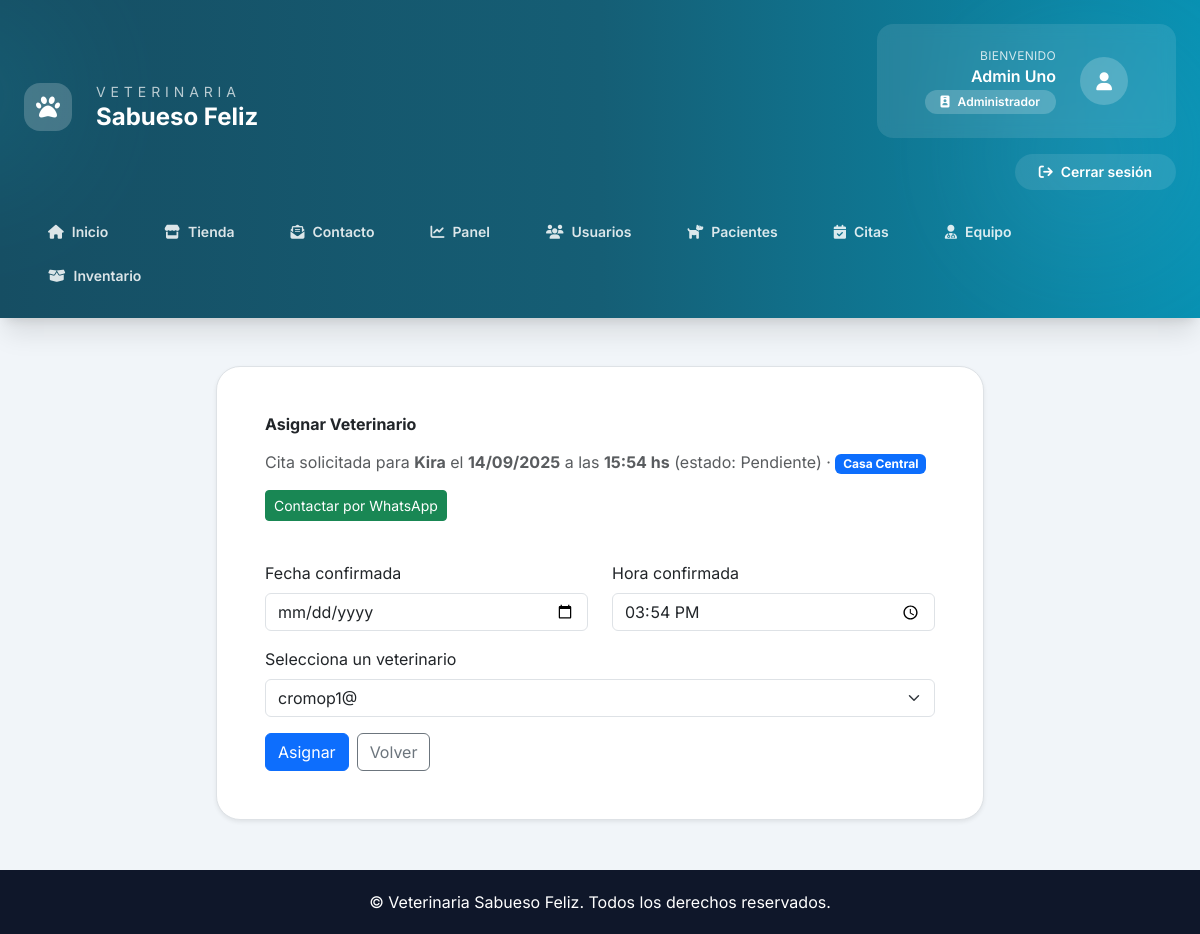
Screenshot of /cita/5/asignar-vet/ (signed in) with the database file from the repository.
### Core/models.py (models this page shows, shortened)
class User(AbstractUser):
    ROLES = (
        ("ADMIN", "Administrador"),
        ("VET", "Veterinario"),
        ("ADMIN_OP", "Administrativo"),
        ("OWNER", "Propietario"),
    )
    rol = models.CharField(max_length=20, choices=ROLES)
    telefono = models.CharField(max_length=20, blank=True)
    direccion = models.CharField(max_length=200, blank=True)
    activo = models.BooleanField(default=True)
    avatar = models.ImageField(upload_to="avatars/", blank=True, null=True)
    especialidad = models.CharField(max_length=100, blank=True)  # para veterinarios
    sucursal = models.ForeignKey(
        Sucursal,
        on_delete=models.SET_NULL,
        null=True,
        blank=True,
        related_name="usuarios",
    )

class Cita(models.Model):
    ESTADOS = (
        ("pendiente", "Pendiente"),
        ("programada", "Programada"),
        ("atendida", "Atendida"),
        ("cancelada", "Cancelada"),
    )
    TIPOS = (
        ("consulta", "Consulta"),
        ("vacunacion", "Vacunación"),
        ("cirugia", "Cirugía"),
    )
    paciente = models.ForeignKey(Paciente, on_delete=models.CASCADE)
    veterinario = models.ForeignKey(
        User,
        limit_choices_to={"rol": "VET"},
        on_delete=models.SET_NULL,
        null=True,
        blank=True,
    )
    sucursal = models.ForeignKey(
        Sucursal,
        on_delete=models.PROTECT,
        related_name="citas",
    )
    fecha_solicitada = models.DateField(default=timezone.now)
    fecha_hora = models.DateTimeField(blank=True, null=True)
    duracion = models.IntegerField(default=30)  # duración en minutos
    tipo = models.CharField(max_length=50, choices=TIPOS, default="consulta")
    estado = models.CharField(max_length=20, choices=ESTADOS, default="pendiente")
    notas = models.TextField(blank=True)
    farmacos_utilizados = models.ManyToManyField(
        "Farmaco",
        blank=True,
        related_name="citas_utilizadas",
        through="CitaFarmaco",
        through_fields=("cita", "farmaco"),
        help_text="Medicamentos del inventario utilizados durante la atención.",
    )
    def telefono_contacto(self) -> str:
        propietario = self.paciente.propietario
        telefono = propietario.telefono or propietario.user.telefono or ""
        telefono = telefono.strip()
        if not telefono:
            return ""
        return "".join(ch for ch in telefono if ch.isdigit())
    def mensaje_whatsapp(self) -> str:
        propietario = self.paciente.propietario.user
        nombre = propietario.get_full_name() or propietario.username
        fecha = self.fecha_solicitada.strftime("%d/%m/%Y")
        return (
            f"Hola {nombre}, te saludamos de Sabueso Feliz. "
            f"¿Podemos coordinar el horario para la cita de {self.paciente.nombre} del {fecha}?"
        )

class Paciente(models.Model):
    nombre = models.CharField(max_length=100)
    especie = models.CharField(max_length=50)
    raza = models.CharField(max_length=50, blank=True)
    sexo = models.CharField(max_length=10)
    fecha_nacimiento = models.DateField()
    propietario = models.ForeignKey(Propietario, on_delete=models.CASCADE)
    vacunas = models.TextField(blank=True)
    alergias = models.TextField(blank=True)
    foto = models.ImageField(upload_to="pacientes/", blank=True, null=True)

class Sucursal(models.Model):
    nombre = models.CharField(max_length=150, unique=True)
    direccion = models.CharField(max_length=255)
    ciudad = models.CharField(max_length=120, blank=True)
    telefono = models.CharField(max_length=30, blank=True)
    imagen = models.ImageField(upload_to="sucursales/", blank=True, null=True)
    class Meta:
        ordering = ["nombre"]

### Core/views.py (the view, shortened to what this page needs)
# urls.py: path('cita/<int:cita_id>/asignar-vet/', views.asignar_veterinario_cita, name='asignar_veterinario_cita'),
@login_required
def asignar_veterinario_cita(request, cita_id):
    if request.user.rol not in {"ADMIN", "ADMIN_OP"}:
        messages.error(request, "No tienes permiso para asignar veterinarios a las citas.")
        return redirect("dashboard")
    cita = get_object_or_404(
        _filtrar_por_sucursal(Cita.objects.all(), request.user),
        id=cita_id,
    )
    veterinarios = _veterinarios_activos(cita.sucursal)
    return render(
        request,
        "core/asignar_veterinario.html",
        {"cita": cita, "veterinarios": veterinarios},
    )

### Core/views.py (called while the page is built, shortened)
def _filtrar_por_sucursal(queryset, user, field_name="sucursal"):
    if getattr(user, "is_superuser", False):
        return queryset

def _veterinarios_activos(sucursal=None):
    queryset = User.objects.filter(rol="VET", activo=True, is_active=True)
    if sucursal is not None:
        queryset = queryset.filter(sucursal=sucursal)
    return queryset.order_by("first_name", "last_name", "username")

### Core/templates/core/asignar_veterinario.html (shortened to what this page needs)
{% extends "core/base.html" %}
{% block main_class %}container my-5{% endblock %}
{% block content %}
<div class="mx-auto max-w-3xl bg-white p-5 p-md-6 rounded-3xl shadow-sm border border-slate-200">
    <h2 class="fw-bold mb-3">Asignar Veterinario</h2>
    <p class="text-muted mb-3">
        Cita solicitada para <strong>{{ cita.paciente.nombre }}</strong> el
        <strong>{{ cita.fecha_solicitada|date:"d/m/Y" }}</strong>
        {% if cita.fecha_hora %}
            a las <strong>{{ cita.fecha_hora|date:"H:i" }} hs</strong>
        {% else %}
            <span class="badge text-bg-warning">Horario sin confirmar</span>
        {% endif %}
        (estado: {{ cita.get_estado_display }})
        · <span class="badge text-bg-primary">{{ cita.sucursal.nombre }}</span>
    </p>
    {% with telefono=cita.telefono_contacto %}
        {% if telefono %}
            <a href="https://wa.me/{{ telefono }}?text={{ cita.mensaje_whatsapp|urlencode }}"
               target="_blank" class="btn btn-success btn-sm mb-3">
                Contactar por WhatsApp
            </a>
        {% endif %}
    {% endwith %}
    <form method="POST" class="mt-4">
        <div class="row">
            <div class="col-md-6 mb-3">
                <label for="fecha" class="form-label">Fecha confirmada</label>
                <input type="date" name="fecha" id="fecha" class="form-control"
                       value="{{ cita.fecha_hora|date:'Y-m-d'|default:cita.fecha_solicitada|date:'Y-m-d' }}" required>
            </div>
            <div class="col-md-6 mb-3">
                <label for="hora" class="form-label">Hora confirmada</label>
                <input type="time" name="hora" id="hora" class="form-control"
                       value="{{ cita.fecha_hora|date:'H:i' }}" required>
            </div>
        </div>
        <div class="mb-3">
            <label for="veterinario" class="form-label">Selecciona un veterinario</label>
            <select name="veterinario" id="veterinario" class="form-select" required>
                {% for vet in veterinarios %}
                    <option value="{{ vet.id }}" {% if cita.veterinario == vet %}selected{% endif %}>
                        {{ vet.get_full_name|default:vet.username }}
                    </option>
                {% endfor %}
            </select>
        </div>
        <div class="d-flex gap-2">
            <button type="submit" class="btn btn-primary">Asignar</button>
            <a href="{% url 'listar_citas_admin' %}" class="btn btn-outline-secondary">Volver</a>
        </div>
    </form>
</div>
{% endblock %}

### Core/templates/core/partials/header.html (shortened to what this page needs)
{% with current=request.resolver_match.url_name %}
<header class="relative overflow-hidden bg-gradient-to-r from-cyan-900 via-cyan-800 to-cyan-600 text-white shadow-xl">
    <div class="pointer-events-none absolute inset-0 opacity-20">
        <div class="absolute -left-32 top-0 h-48 w-48 rounded-full bg-cyan-400/60 blur-3xl"></div>
        <div class="absolute right-0 top-10 h-56 w-56 rounded-full bg-sky-300/50 blur-3xl"></div>
    </div>
    <div class="relative z-10 max-w-7xl mx-auto px-4 sm:px-6 lg:px-8 py-6">
        <div class="flex flex-col gap-6">
            <div class="flex flex-col gap-4 lg:flex-row lg:items-center lg:justify-between">
                <div class="flex items-center gap-4">
                    <div class="flex h-12 w-12 items-center justify-center rounded-2xl bg-white/20">
                        <i class="fas fa-paw text-2xl"></i>
                    </div>
                    <div>
                        <p class="text-sm uppercase tracking-[0.35em] text-white/70">Veterinaria</p>
                        <a href="{% url 'landing' %}" class="text-2xl font-bold leading-tight text-white hover:text-cyan-100">
                            Sabueso Feliz
                        </a>
                    </div>
                </div>
                {% if request.user.is_authenticated %}
                    <div class="flex flex-col gap-3 text-white lg:items-end">
                        <div class="flex items-center gap-4 rounded-2xl bg-white/10 px-5 py-4 backdrop-blur">
                            <div class="text-right">
                                <p class="text-xs uppercase tracking-wide text-white/80">Bienvenido</p>
                                <p class="font-semibold">{{ request.user.get_full_name|default:request.user.username }}</p>
                                <span class="inline-flex items-center gap-2 rounded-full bg-white/20 px-3 py-1 text-xs font-semibold">
                                    <i class="fas fa-id-badge"></i>
                                    {{ request.user.get_rol_display }}
                                </span>
                            </div>
                            <div class="flex h-12 w-12 items-center justify-center rounded-full bg-white/20">
                                <i class="fas fa-user text-lg"></i>
                            </div>
                        </div>
                        <div class="flex flex-wrap items-center justify-end gap-2">
                            <a href="{% url 'logout' %}"
                               class="inline-flex items-center gap-2 rounded-full bg-white/10 px-4 py-2 text-sm font-semibold transition hover:bg-white/20">
                                <i class="fas fa-arrow-right-from-bracket"></i>
                                Cerrar sesión
                            </a>
                        </div>
                    </div>
                {% endif %}
            </div>
            <nav class="flex flex-wrap items-center gap-2">
                <a href="{% url 'landing' %}"
                   class="rounded-full px-4 py-2 text-sm font-semibold transition-colors {% if current == 'landing' %}bg-white text-cyan-900 shadow{% else %}text-white/85 hover:bg-white/10{% endif %}">
                    <i class="fas fa-home mr-2"></i>Inicio
                </a>
                <a href="{% url 'tienda' %}"
                   class="rounded-full px-4 py-2 text-sm font-semibold transition-colors {% if current == 'tienda' or current == 'detalle_producto' %}bg-white text-cyan-900 shadow{% else %}text-white/85 hover:bg-white/10{% endif %}">
                    <i class="fas fa-store mr-2"></i>Tienda
                </a>
                <a href="{% url 'contacto' %}"
                   class="rounded-full px-4 py-2 text-sm font-semibold transition-colors {% if current == 'contacto' %}bg-white text-cyan-900 shadow{% else %}text-white/85 hover:bg-white/10{% endif %}">
                    <i class="fas fa-envelope-open-text mr-2"></i>Contacto
                </a>
                {% if request.user.is_authenticated %}
                    <a href="{% url 'dashboard' %}"
                       class="rounded-full px-4 py-2 text-sm font-semibold transition-colors {% if current == 'dashboard' %}bg-white text-cyan-900 shadow{% else %}text-white/85 hover:bg-white/10{% endif %}">
                        <i class="fas fa-chart-line mr-2"></i>Panel
                    </a>
                    {% if request.user.rol == "ADMIN" or request.user.rol == "ADMIN_OP" %}
                        <a href="{% url 'listar_usuarios' %}"
                           class="rounded-full px-4 py-2 text-sm font-semibold transition-colors {% if current == 'listar_usuarios' %}bg-white text-cyan-900 shadow{% else %}text-white/85 hover:bg-white/10{% endif %}">
                            <i class="fas fa-users mr-2"></i>Usuarios
                        </a>
                        <a href="{% url 'listar_pacientes' %}"
                           class="rounded-full px-4 py-2 text-sm font-semibold transition-colors {% if current == 'listar_pacientes' %}bg-white text-cyan-900 shadow{% else %}text-white/85 hover:bg-white/10{% endif %}">
                            <i class="fas fa-dog mr-2"></i>Pacientes
                        </a>
                        <a href="{% url 'listar_citas_admin' %}"
                           class="rounded-full px-4 py-2 text-sm font-semibold transition-colors {% if current == 'listar_citas_admin' or current == 'asignar_veterinario_citas' %}bg-white text-cyan-900 shadow{% else %}text-white/85 hover:bg-white/10{% endif %}">
                            <i class="fas fa-calendar-check mr-2"></i>Citas
                        </a>
                    {% endif %}
                    {% if request.user.rol == "ADMIN" %}
                        <a href="{% url 'dashboard_veterinarios' %}"
                           class="rounded-full px-4 py-2 text-sm font-semibold transition-colors {% if current == 'dashboard_veterinarios' %}bg-white text-cyan-900 shadow{% else %}text-white/85 hover:bg-white/10{% endif %}">
                            <i class="fas fa-user-md mr-2"></i>Equipo
                        </a>
                        <a href="{% url 'admin_productos_list' %}"
                           class="rounded-full px-4 py-2 text-sm font-semibold transition-colors {% if current == 'admin_productos_list' %}bg-white text-cyan-900 shadow{% else %}text-white/85 hover:bg-white/10{% endif %}">
                            <i class="fas fa-box-open mr-2"></i>Inventario
                        </a>
                    {% elif request.user.rol == "ADMIN_OP" %}
                        <a href="{% url 'dashboard_veterinarios' %}"
                           class="rounded-full px-4 py-2 text-sm font-semibold transition-colors {% if current == 'dashboard_veterinarios' %}bg-white text-cyan-900 shadow{% else %}text-white/85 hover:bg-white/10{% endif %}">
                            <i class="fas fa-user-md mr-2"></i>Equipo
                        </a>
                    {% endif %}
                {% endif %}
            </nav>
        </div>
    </div>
</header>
{% endwith %}

### Core/templates/core/base.html (style rules this page uses)
body { font-family: 'Inter', sans-serif; background-color: #f5f7fa; }

### rows the page displays
User: user.get_full_name "Admin Uno", user.rol "Administrador"
Cita: paciente.nombre "Kira", fecha_solicitada "14/09/2025", fecha_hora "15:54", estado "Pendiente", sucursal.nombre "Casa Central", hora "15:54"

### other values shown
form field veterinario "cromop1@"
